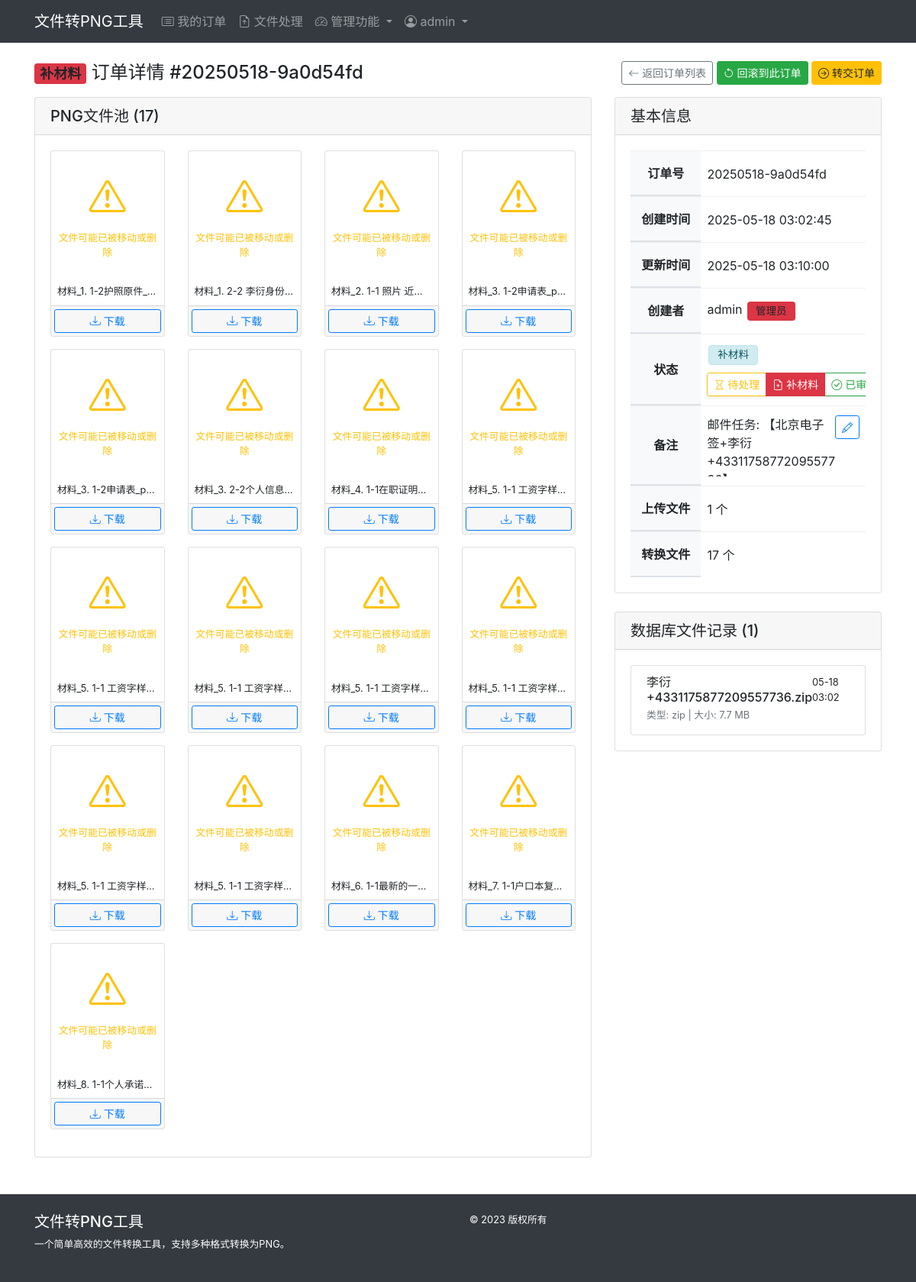
The app's page /orders/view/20250518-9a0d54fd (signed in), older data.
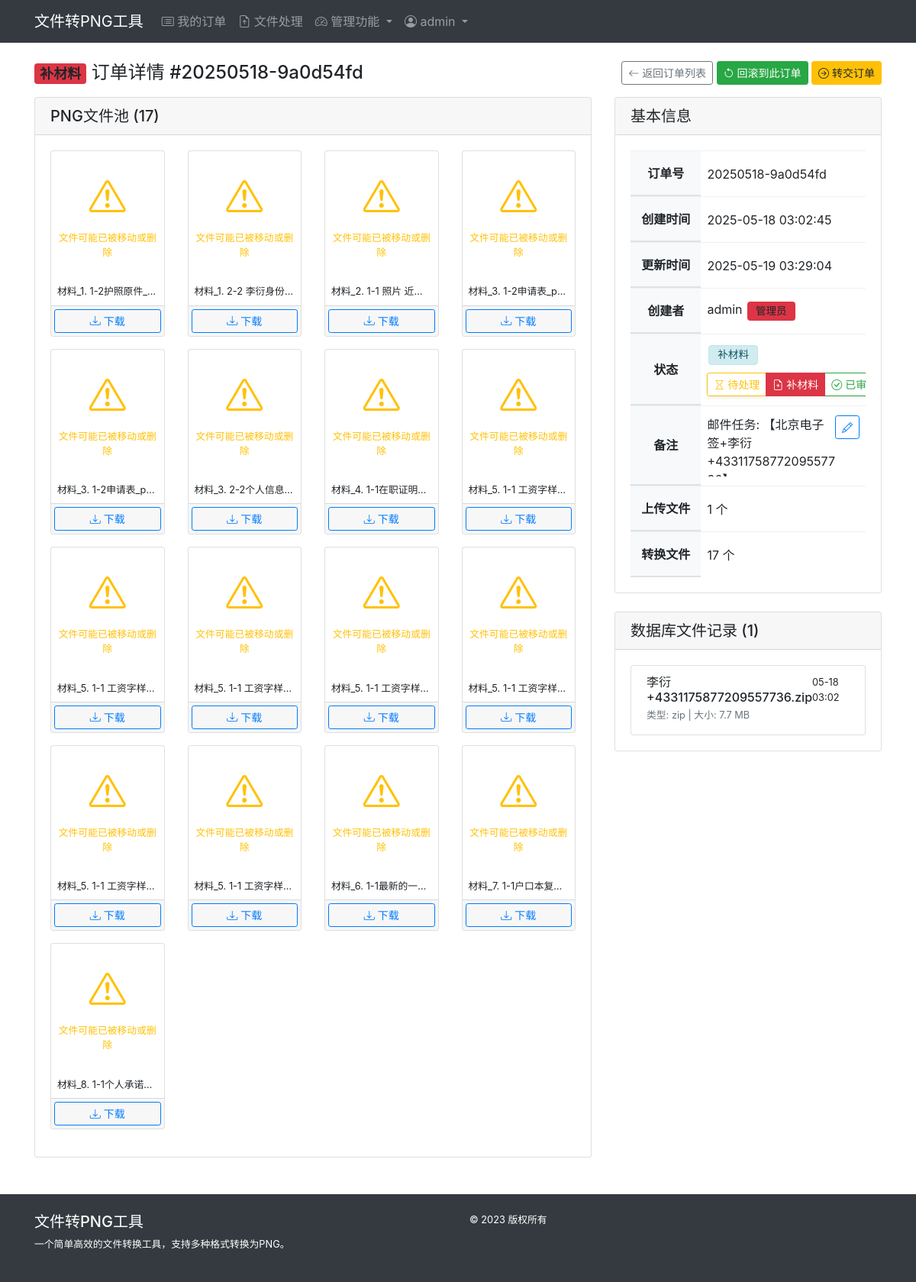
The same page, newer data.
### models.py (models this page shows, shortened)
class Order(db.Model):
    __tablename__ = 'orders'  # 显式指定表名，避免使用SQL保留字'order'
    id = db.Column(db.Integer, primary_key=True)
    order_number = db.Column(db.String(32), unique=True, nullable=False)
    created_at = db.Column(db.DateTime, default=datetime.datetime.utcnow)
    updated_at = db.Column(db.DateTime, default=datetime.datetime.utcnow, onupdate=datetime.datetime.utcnow)
    is_active = db.Column(db.Boolean, default=True)  # 保留此字段以兼容现有代码
    STATUS_PENDING = 'pending'      # 待处理
    STATUS_MATERIAL = 'material'    # 补材料
    STATUS_REVIEWED = 'reviewed'    # 已审核
    STATUS_ACTIVE = 'active'        # 活跃
    STATUS_ARCHIVED = 'archived'    # 归档
    status = db.Column(db.String(20), default=STATUS_PENDING)  # 默认为待处理状态
    note = db.Column(db.Text, nullable=True)
    is_merged = db.Column(db.Boolean, default=False)  # 是否为合并订单
    merged_from = db.Column(db.Text, nullable=True)   # 存储源订单号，以逗号分隔
    user_id = db.Column(db.Integer, db.ForeignKey('admin_user.id'), nullable=True)
    user = db.relationship('AdminUser', backref='orders')
    email_id = db.Column(db.Integer, db.ForeignKey('emails.id'), nullable=True)
    files = db.relationship('UploadedFile', backref='order', lazy=True, cascade="all, delete-orphan")
    conversions = db.relationship('ConvertedFile', backref='order', lazy=True, cascade="all, delete-orphan")
    @property
    def status_display(self):
        status_map = {
            self.STATUS_PENDING: '待处理',
            self.STATUS_MATERIAL: '补材料',
            self.STATUS_REVIEWED: '已审核',
            self.STATUS_ACTIVE: '活跃',
            self.STATUS_ARCHIVED: '归档'
        }
        return status_map.get(self.status, '未知状态')

### app/orders/routes.py (the view)
@orders_bp.route('/view/<order_number>')
@login_required
def view_order(order_number):
    order = Order.query.filter_by(order_number=order_number).first()
    if not order:
        flash(f'找不到订单 #{order_number}')
        return redirect(url_for('orders.index'))
    current_user = AdminUser.query.get(session['admin_id'])
    if not current_user.is_admin and order.user_id != current_user.id:
        flash('您没有权限查看此订单')
        return redirect(url_for('orders.index'))
    converted_files = []
    if order.is_active and (order.user_id == current_user.id or current_user.is_admin):
        if os.path.exists(current_app.config['CONVERTED_FOLDER']):
            converted_files = os.listdir(current_app.config['CONVERTED_FOLDER'])
    else:
        converted_files_records = ConvertedFile.query.filter_by(order_id=order.id).all()
        converted_files = [file.filename for file in converted_files_records]
    can_activate = (current_user.id == order.user_id or current_user.is_admin) and not order.is_active
    is_active_order = order.is_active and (order.user_id == current_user.id or current_user.is_admin)
    all_users = []
    if current_user.is_admin:
        all_users = AdminUser.query.all()
    return render_template('orders/view.html',
                          order=order,
                          converted_files=converted_files,
                          is_active_order=is_active_order,
                          can_activate=can_activate,
                          all_users=all_users,
                          current_user=current_user)

### app/__init__.py (called while the page is built)
def setup_template_context(app):
    @app.context_processor
    def inject_now():
        return {'now': datetime.utcnow()}
    @app.context_processor
    def inject_functions():
        from models import AdminUser, Order
        def get_current_user():
            from flask import session
            if 'admin_id' in session:
                return AdminUser.query.get(session['admin_id'])
            return None
        def get_db():
            """获取数据库对象，供模板使用"""
            return db
        def get_active_order(user_id):
            from models import Order
            return Order.query.filter_by(is_active=True, user_id=user_id).first()
        return dict(
            get_current_user=get_current_user,
            get_db=get_db,
            get_active_order=get_active_order,
            Order=Order
        )

### app/admin/routes.py (called while the page is built)
def login_required(f):
    @wraps(f)
    def decorated_function(*args, **kwargs):
        if 'admin_id' not in session:
            flash('请先登录')
            return redirect(url_for('admin.login', next=request.url))
        return f(*args, **kwargs)
    return decorated_function

### app/templates/orders/view.html (shortened to what the changed rows need)
{% extends "base.html" %}
{% block content %}
<div class="row">
    <div class="col-12 mb-3">
        <div class="d-flex justify-content-between align-items-center">
            <h4 class="mb-0">
                {% if order.status == order.STATUS_PENDING %}
                <span class="badge bg-warning me-1">待处理</span>
                {% elif order.status == order.STATUS_MATERIAL %}
                <span class="badge bg-danger me-1">补材料</span>
                {% elif order.status == order.STATUS_REVIEWED %}
                <span class="badge bg-success me-1">已审核</span>
                {% endif %}
                订单详情 #{{ order.order_number }}
            </h4>
            <div>
                <a href="{{ url_for('orders.index') }}" class="btn btn-sm btn-outline-secondary">
                </a>
                {% if can_activate %}
                <form action="{{ url_for('orders.activate_order', order_number=order.order_number) }}" method="post" class="d-inline">
                </form>
                {% endif %}
                {% if current_user.is_admin %}
                <button type="button" class="btn btn-sm btn-warning ms-1" id="transferOrderBtn">
                </button>
                {% endif %}
            </div>
        </div>
    </div>
    <div class="col-md-4">
        <div class="card mb-4">
            <div class="card-body">
                <table class="table table-borderless">
                    <tr>
                        <th style="width: 30%">订单号</th>
                        <td>{{ order.order_number }}</td>
                    </tr>
                    <tr>
                        <th>创建时间</th>
                        <td>{{ order.created_at.strftime('%Y-%m-%d %H:%M:%S') }}</td>
                    </tr>
                    <tr>
                        <th>更新时间</th>
                        <td>{{ order.updated_at.strftime('%Y-%m-%d %H:%M:%S') }}</td>
                    </tr>
                    <tr>
                        <th>创建者</th>
                    </tr>
                    <tr>
                        <th>状态</th>
                        <td>
                            {% if order.status == order.STATUS_PENDING %}
                            <span class="badge bg-warning">{{ order.status_display }}</span>
                            {% elif order.status == order.STATUS_MATERIAL %}
                            <span class="badge bg-info">{{ order.status_display }}</span>
                            {% elif order.status == order.STATUS_REVIEWED %}
                            <span class="badge bg-success">{{ order.status_display }}</span>
                            {% else %}
                            <span class="badge bg-secondary">{{ order.status_display }}</span>
                            {% endif %}
                            <div class="mt-2">
                                <div class="d-flex align-items-center">
                                </div>
                            </div>
                        </td>
                    </tr>
                    <tr id="editNote">
                        <th>备注</th>
                        <td>
                            <div class="d-flex justify-content-between align-items-start">
                                <div id="noteDisplay" class="text-wrap text-break" style="max-width: 300px; max-height: 80px; overflow: auto;" title="{{ order.note }}">{{ order.note or '-' }}</div>
                                <button type="button" class="btn btn-sm btn-outline-primary ms-2" id="editNoteBtn">
                                    <i class="bi bi-pencil"></i>
                                </button>
                            </div>
                        </td>
                    </tr>
                    <tr>
                        <th>上传文件</th>
                    </tr>
                    <tr>
                        <th>转换文件</th>
                    </tr>
                </table>
            </div>
        </div>
    </div>
</div>
{% endblock %}

Row changes from the older to the newer data that the page shows:
changed Order "20250518-9a0d54fd": updated_at "2025-05-18 03:10:00" → "2025-05-19 03:29:04"
